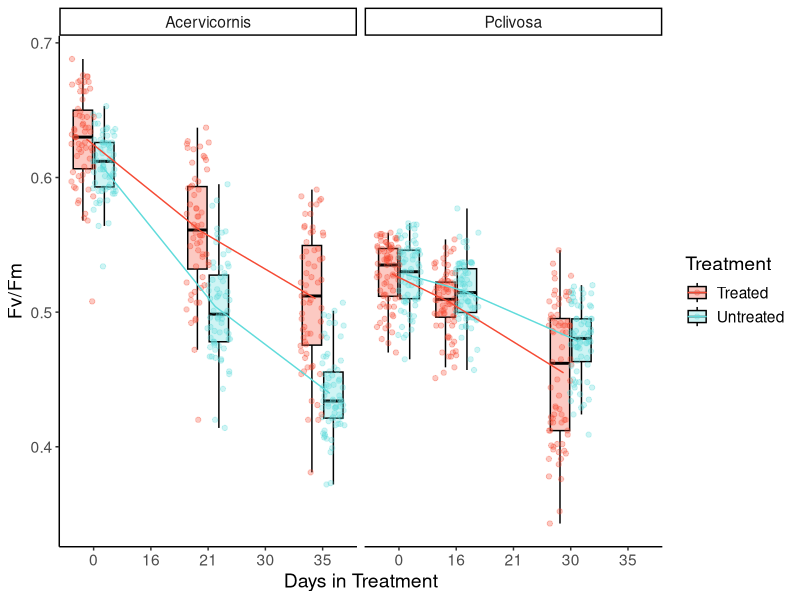
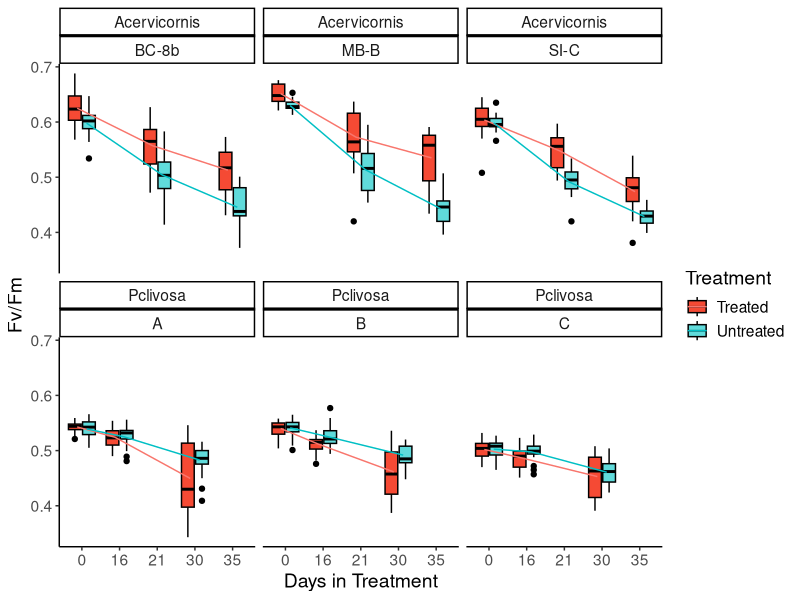
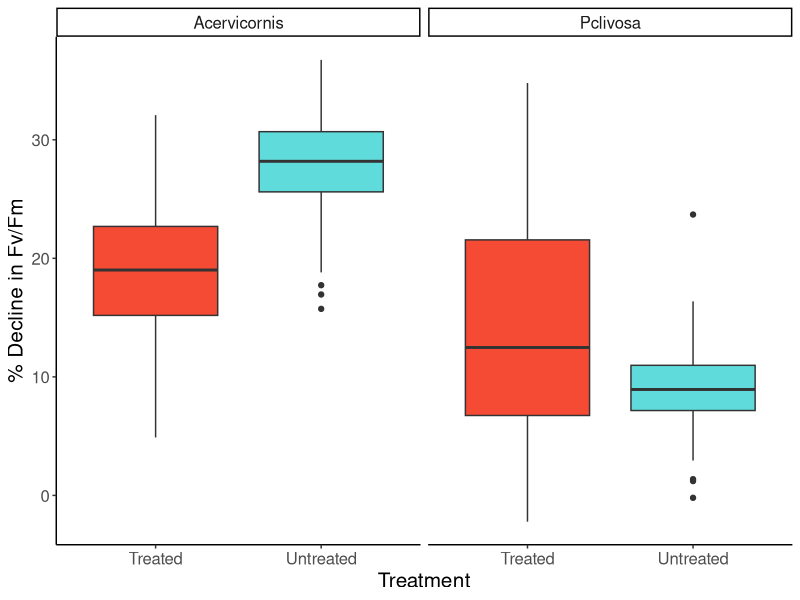
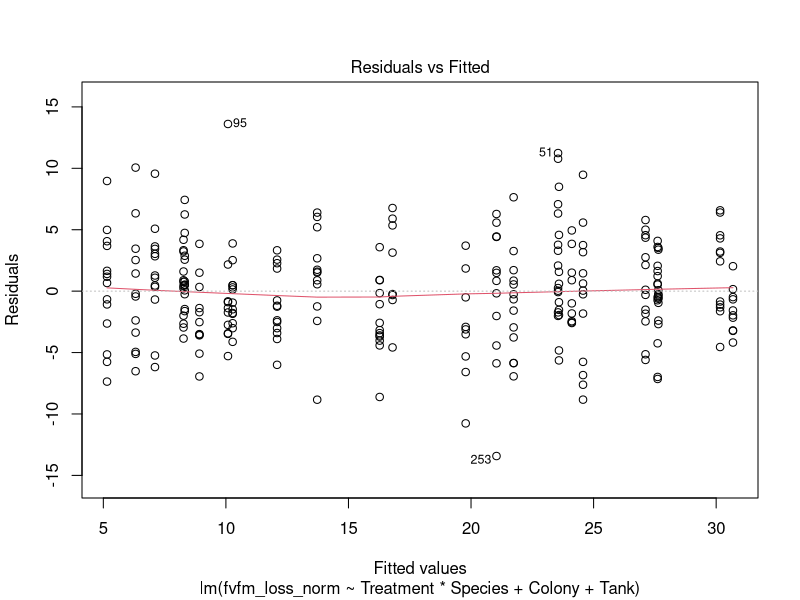
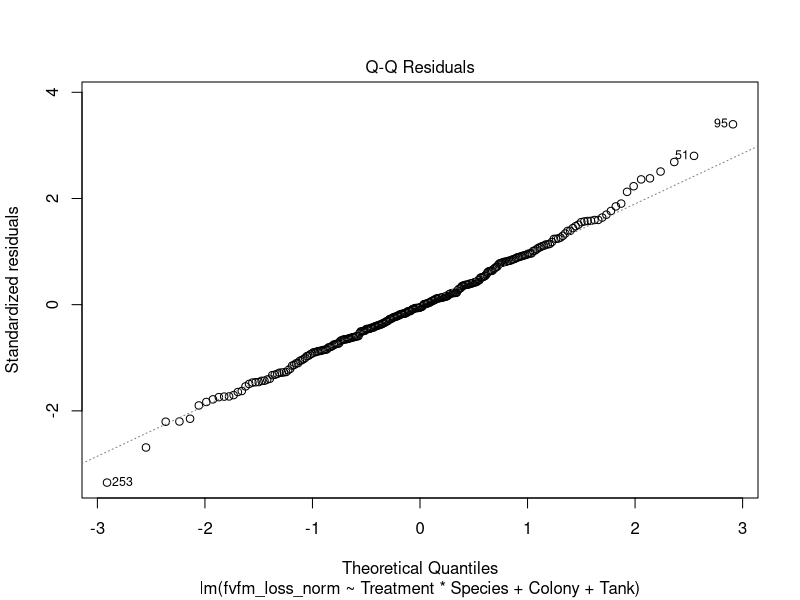
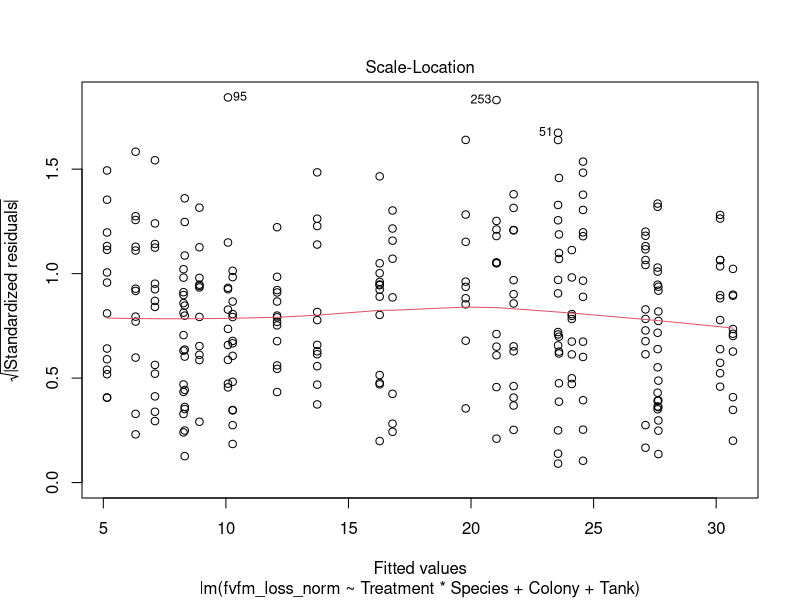
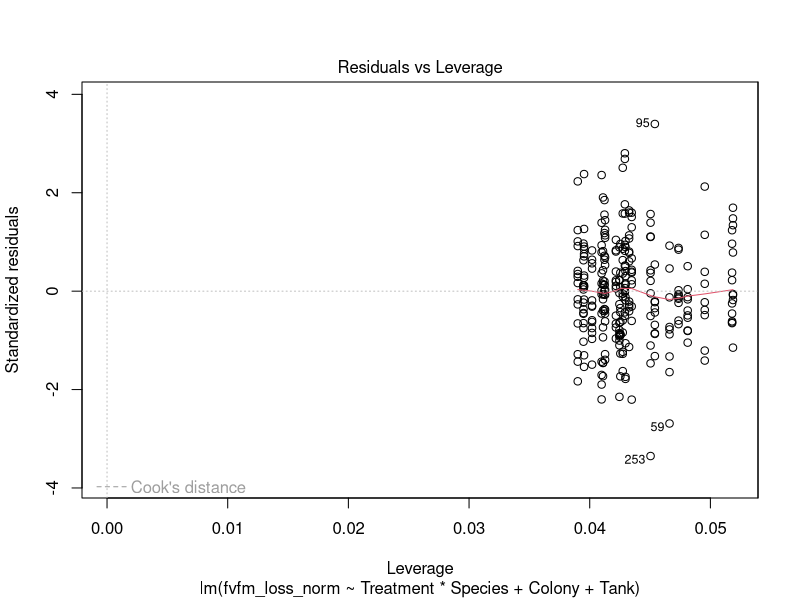
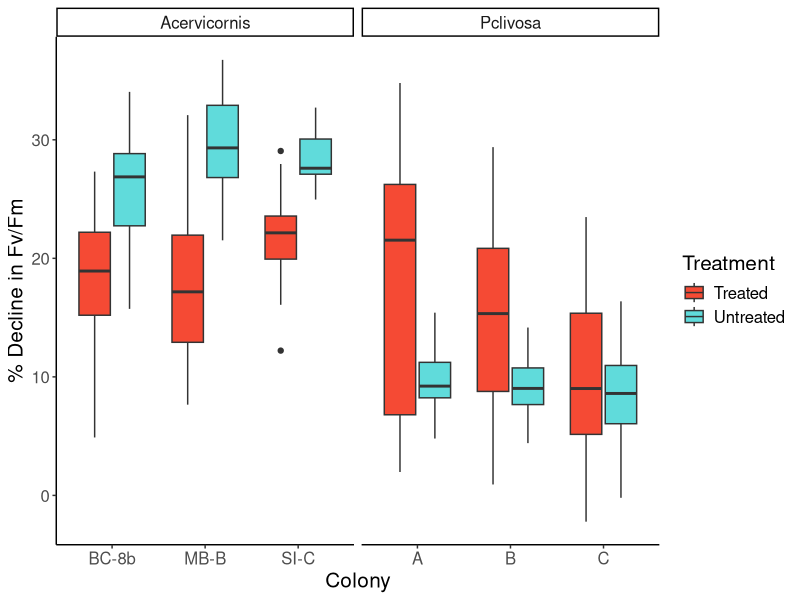

R code for these plots, in order:
## ---- chunk 1
library(tidyverse)
library(plotrix)
library(ggpubr)
library(rstatix)
library(cowplot)
## ---- chunk 2
ipam_tidy_data <- read.csv("ipam_tidy_data.csv")

treatment_time_bothspecies <- ipam_tidy_data %>% 
  dplyr::filter(!Treatment_period == "CBASS") %>%
  drop_na(Colony) %>% #this is because there are some corals that never matched up to IPAM values so they're just NA
  dplyr::select(Date, Colony, Puck, Tank, fvfm, Treatment, Species) %>% 
  mutate(Date = mdy(Date)) %>% 
  dplyr::filter(Date <= "2022-04-20") %>% 
  pivot_wider(names_from = Date, values_from = fvfm) %>% 
   mutate(fvfm_t0 = case_when(Species == "Acervicornis" ~ `2022-03-16`,
                                  Species == "Pclivosa" ~ `2022-03-21`)) %>% 
   mutate(fvfm_t1 = case_when(Species == "Acervicornis" ~ `2022-04-06`,
                                  Species == "Pclivosa" ~ `2022-04-06`)) %>% 
   mutate(fvfm_t2 = case_when(Species == "Acervicornis" ~ `2022-04-20`,
                                  Species == "Pclivosa" ~ `2022-04-20`)) %>% 
  pivot_longer(fvfm_t0:fvfm_t2, names_to = "fvfm_timepoint", values_to = "fvfm") %>% 
  mutate(numDays = case_when(fvfm_timepoint == "fvfm_t0" ~ 0,
                             Species == "Pclivosa" & fvfm_timepoint == "fvfm_t1" ~ 16,
                             Species == "Acervicornis" & fvfm_timepoint == "fvfm_t1" ~ 21,
                             Species == "Pclivosa" & fvfm_timepoint == "fvfm_t2" ~ 30,
                             Species == "Acervicornis" & fvfm_timepoint == "fvfm_t2" ~ 35,
                             Species == "Pclivosa" & fvfm_timepoint == "fvfm_t3" ~ 65,
                             Species == "Acervicornis" & fvfm_timepoint == "fvfm_t3" ~ 70))

treatment_normalized_bothspecies <- ipam_tidy_data %>% 
  dplyr::filter(!Treatment_period == "CBASS") %>%
  drop_na(Colony) %>% #this is because there are some corals that never matched up to IPAM values so they're just NA
  dplyr::select(Date, Colony, Puck, Tank, fvfm, Treatment, Species)  %>% 
  mutate(Date = mdy(Date)) %>% 
  dplyr::filter(Date <= "2022-04-20") %>% #pre-CBASS time points
  pivot_wider(names_from = Date, values_from = fvfm) %>% 
  mutate(fvfm_loss = case_when(Species == "Acervicornis" ~ `2022-03-16` - `2022-04-20`,
                               Species == "Pclivosa" ~ `2022-03-21` - `2022-04-20`)) %>% 
  mutate(fvfm_loss_norm = case_when(Species == "Acervicornis" ~ (fvfm_loss/`2022-03-16`)*100,
                               Species == "Pclivosa" ~ (fvfm_loss/`2022-03-21`)*100))
## ---- chunk 3
treatment_time_bothspecies %>% 
  select(Colony:Species, fvfm_timepoint, fvfm) %>% 
  filter(fvfm_timepoint == "fvfm_t2") %>% #282 corals
  group_by(Species, Colony, Treatment) %>% 
  summarise(count = n())
## ---- chunk 4
treatment_time_bothspecies %>% 
  dplyr::select(!c(`2022-04-06`:`2022-04-20`)) %>% 
  mutate(numDays = as.factor(numDays)) %>% 
  ggplot(., aes(x=numDays, y=fvfm, fill = Treatment, color = Treatment)) + 
  geom_boxplot(color = "black", outlier.shape = NA, alpha=0.3) + #not removing outliers, just removing the black dots because they are already represented in the geom_point() line
  geom_point(position = position_jitterdodge(), alpha=0.3) +
  stat_summary(fun=mean, geom="line", aes(group=Treatment, color = Treatment), position = position_dodge(width = 0.5)) +
  facet_wrap(~Species) + 
  theme_classic() + 
  labs(y = "Fv/Fm", x = "Days in Treatment") +
  scale_fill_manual(labels=c("Treated", "Untreated"), values = c("#F54A34", "#60DBDB"))  +
  scale_color_manual(labels=c("Treated", "Untreated"), values = c("#F54A34", "#60DBDB")) +
  theme(text = element_text(size = 14)) 
#ggsave("treatment_bothspecies_overtimeboxplots.pdf")
## ---- chunk 5
treatment_time_bothspecies%>% 
  dplyr::select(!c(`2022-04-06`:`2022-04-20`)) %>% 
  mutate(numDays = as.factor(numDays)) %>% 
  ggplot(., aes(x=numDays, y=fvfm, fill = Treatment)) + 
  geom_boxplot(color = "black") +
  stat_summary(fun=mean, geom="line", aes(group=Treatment, color = Treatment), position = position_dodge(width = 0.5)) +
  facet_wrap(~Species + Colony) + 
  theme_classic() + 
  labs(y = "Fv/Fm", x = "Days in Treatment") +
  scale_fill_manual(labels=c("Treated", "Untreated"), values = c("#F54A34", "#60DBDB"))  +
  theme(text = element_text(size = 14))
## ---- chunk 6
treatment_normalized_bothspecies%>% 
  ggplot(., aes(x=Treatment, y= fvfm_loss_norm, fill= Treatment)) +
  geom_boxplot() + 
  theme_classic() + 
  labs(y = "% Decline in Fv/Fm", x="Treatment") +
  scale_fill_manual(labels=c("Treated", "Untreated"), values = c("#F54A34", "#60DBDB")) +
  theme(text = element_text(size = 15)) + 
  facet_wrap(~Species) +
  theme(legend.position="none")
  
#ggsave("treatment_normalized_bothspecies_boxplot.pdf")
## ---- chunk 7
str(treatment_normalized_bothspecies)
#make factors: Colony, Puck, Tank, Treatment, Species

treatment_normalized_bothspecies %>% 
  mutate_at(vars(Colony, Puck, Tank, Treatment, Species), factor) -> treatment_normalized_bothspecies
## ---- chunk 8
treat_model <- lm(fvfm_loss_norm ~ Treatment*Species + Colony + Tank, data = treatment_normalized_bothspecies)
treat_model_metrics <- augment(treat_model)
plot(treat_model)

# assess normality of residuals using Shapiro-Wilk test
shapiro_test(treat_model_metrics$.resid) # not significant

# assess homogeneity of variances using Levene's Test
levene_test(.resid ~ Treatment*Species, data = treat_model_metrics) #not significant

# identifying outliers
treat_model_metrics %>% 
  filter(abs(.std.resid) > 3) -> treat_outliers
# 2 outliers

#remove outliers
treatment_normalized_bothspecies <- treatment_normalized_bothspecies[!rownames(treatment_normalized_bothspecies) %in% treat_outliers$.rownames,]
## ---- chunk 9
aov(fvfm_loss_norm ~ Treatment*Species, data = treatment_normalized_bothspecies)

summary(aov(fvfm_loss_norm ~ Treatment*Species, data = treatment_normalized_bothspecies))

#capture.output(summary(aov(fvfm_loss_norm ~ Treatment*Species, data = treatment_normalized_bothspecies)), file = "fvfm_loss_norm_bothspecies_anova_table.csv")

TukeyHSD(aov(fvfm_loss_norm ~ Treatment*Species, data = treatment_normalized_bothspecies))
         
#capture.output(TukeyHSD(aov(fvfm_loss_norm ~ Treatment*Species, data = treatment_normalized_bothspecies)), file = "fvfm_loss_norm_bothspecies_anova_tukey.csv")
## ---- chunk 10
treatment_normalized_bothspecies%>% 
  ggplot(., aes(x=Colony, y= fvfm_loss_norm, fill=Treatment)) +
  geom_boxplot() + 
  theme_classic() + labs(y = "% Decline in Fv/Fm", x="Colony") +
  scale_fill_manual(labels=c("Treated", "Untreated"), values = c("#F54A34", "#60DBDB"))  +
  theme(text = element_text(size = 15)) + 
  facet_wrap(~Species, scales = "free_x")
#ggsave("treatment_normalized_genotypes_boxplot.pdf")
## ---- chunk 11
#remake the treatment_normalized_bothspecies data frame before running this section of code


treat_model <- lm(fvfm_loss_norm ~ Treatment*Species*Colony + Tank, data = treatment_normalized_bothspecies)
treat_model_metrics <- augment(treat_model)
plot(treat_model)

# assess normality of residuals using Shapiro-Wilk test
shapiro_test(treat_model_metrics$.resid) # not significant

# assess homogeneity of variances using Levene's Test
levene_test(.resid ~ Treatment*Species*Colony, data = treat_model_metrics) #not significant

# identifying outliers
treat_model_metrics %>% 
  filter(abs(.std.resid) > 3) -> treat_outliers
# 2 outliers

#remove outliers
treatment_normalized_bothspecies <- treatment_normalized_bothspecies[!rownames(treatment_normalized_bothspecies) %in% treat_outliers$.rownames,]
## ---- chunk 12
aov(fvfm_loss_norm ~ Treatment*Species*Colony, data = treatment_normalized_bothspecies)

summary(aov(fvfm_loss_norm ~ Treatment*Species*Colony, data = treatment_normalized_bothspecies))

#capture.output(summary(aov(fvfm_loss_norm ~ Treatment*Species*Colony, data = treatment_normalized_bothspecies)), file = "fvfm_loss_norm_bothspeciesgenet_anova_table.csv")


TukeyHSD(aov(fvfm_loss_norm ~ Treatment*Species*Colony, data = treatment_normalized_bothspecies))
         
#capture.output(TukeyHSD(aov(fvfm_loss_norm ~ Treatment*Species*Colony, data = treatment_normalized_bothspecies)), file = "fvfm_loss_norm_bothspeciesgenet_anova_tukey.csv")
## ---- chunk 13
p1<-treatment_normalized_bothspecies %>% 
  drop_na(fvfm_loss_norm) %>% 
  group_by(Species, Treatment) %>% 
  mutate(mean_fvfmlossnorm = mean(fvfm_loss_norm), se_fvfmlossnorm = std.error(fvfm_loss_norm)) %>% 
  ggplot(., aes(x = Treatment, y = mean_fvfmlossnorm)) +
  theme_classic()+
  geom_jitter(aes(y=fvfm_loss_norm, color = Treatment, fill = Treatment),
              position=position_dodge(width=0.8),
              alpha=0.1, pch = 21,
              color = "black") +
  geom_errorbar(aes(x = Treatment, ymax = mean_fvfmlossnorm+se_fvfmlossnorm, ymin = mean_fvfmlossnorm-se_fvfmlossnorm, color = Treatment), width = .1, position = position_dodge(width=0.8)) +
  scale_color_manual(labels=c("Treated", "Untreated"), values = c("#F54A34", "#60DBDB")) +
  geom_point(mapping = aes(x = Treatment, fill = Treatment), size = 2.5, pch = 21, color = "black", position = position_dodge(width=0.8))+
  scale_fill_manual(labels=c("Treated", "Untreated"), values = c("#F54A34", "#60DBDB")) +
  xlab("Treatment")+
  ylab("% Decline in Fv/Fm")+
  facet_wrap(~Species, scales = "free_x") +
  theme(text = element_text(size = 15)) +
  ylim(-4,40) +
  theme(legend.position="none")
## ---- chunk 14
p2<-treatment_normalized_bothspecies %>% 
  drop_na(fvfm_loss_norm) %>% 
  group_by(Species, Treatment, Colony) %>% 
  mutate(mean_fvfmlossnorm = mean(fvfm_loss_norm), se_fvfmlossnorm = std.error(fvfm_loss_norm)) %>% 
  ggplot(., aes(x = Colony, y = mean_fvfmlossnorm)) +
  theme_classic()+
  geom_jitter(aes(y=fvfm_loss_norm, color = Treatment, fill = Treatment),
              position=position_dodge(width=0.8),
              alpha=0.1, pch = 21,
              color = "black") +
  geom_errorbar(aes(x = Colony, ymax = mean_fvfmlossnorm+se_fvfmlossnorm, ymin = mean_fvfmlossnorm-se_fvfmlossnorm, color = Treatment), width = .1, position = position_dodge(width=0.8)) +
  scale_color_manual(labels=c("Treated", "Untreated"), values = c("#F54A34", "#60DBDB")) +
  geom_point(mapping = aes(x = Colony, fill = Treatment), size = 2.5, pch = 21, color = "black", position = position_dodge(width=0.8))+
  scale_fill_manual(labels=c("Treated", "Untreated"), values = c("#F54A34", "#60DBDB")) +
  xlab("Colony")+
  ylab("% Decline in Fv/Fm")+
  facet_wrap(~Species, scales = "free_x") +
  ylim(-4,40) +
  theme(text = element_text(size = 15))
## ---- chunk 15
plot_grid(p1, p2, rel_widths = c(1.5,2))
#ggsave("treatment_percentfvfmloss_dotplot.pdf", width = 12, height = 5)
